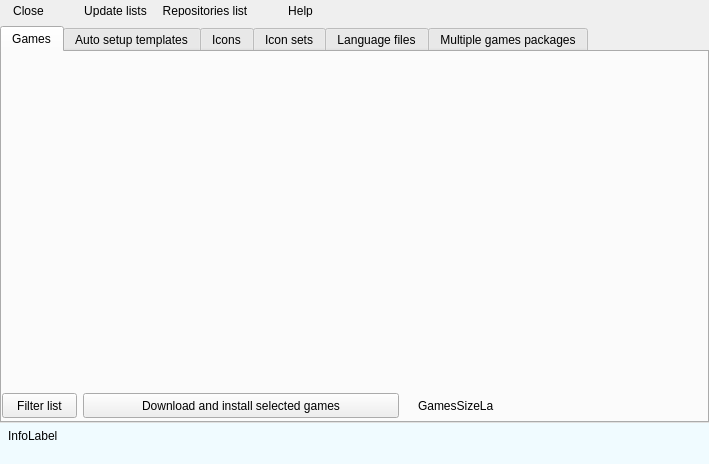
<?xml version="1.0" encoding="UTF-8"?>
<ui version="4.0">
  <class>PackageManagerForm</class>
  <widget class="QDialog" name="PackageManagerForm">
    <property name="geometry"><rect><x>0</x><y>0</y><width>709</width><height>464</height></rect></property>
    <property name="windowTitle"><string>Packages manager</string></property>
    <property name="vclPosition" stdset="0"><string notr="true">poOwnerFormCenter</string></property>
    <property name="vclBorderIcons" stdset="0"><string notr="true">biSystemMenu,biMaximize</string></property>
    <property name="vclKeyPreview" stdset="0"><bool>true</bool></property>
    <property name="vclMinWidth" stdset="0"><number>500</number></property>
    <property name="vclMinHeight" stdset="0"><number>300</number></property>
    <property name="vclDesignWidth" stdset="0"><number>709</number></property>
    <property name="vclDesignHeight" stdset="0"><number>464</number></property>
    <widget class="QFrame" name="CoolBar">
      <property name="geometry"><rect><x>0</x><y>0</y><width>709</width><height>26</height></rect></property>
      <property name="vclAlign" stdset="0"><string notr="true">alTop</string></property>
      <property name="frameShape"><enum>QFrame::NoFrame</enum></property>
      <property name="frameShadow"><enum>QFrame::Plain</enum></property>
      <property name="vclClass" stdset="0"><string notr="true">TCoolBar</string></property>
      <widget class="QToolBar" name="ToolBar">
        <property name="geometry"><rect><x>2</x><y>0</y><width>703</width><height>22</height></rect></property>
        <property name="vclAlign" stdset="0"><string notr="true">alClient</string></property>
        <property name="movable"><bool>false</bool></property>
        <property name="floatable"><bool>false</bool></property>
        <property name="iconSize"><size><width>16</width><height>16</height></size></property>
        <property name="toolButtonStyle"><enum>Qt::ToolButtonTextBesideIcon</enum></property>
        <property name="vclButtonWidth" stdset="0"><number>102</number></property>
        <property name="vclButtonHeight" stdset="0"><number>22</number></property>
        <property name="vclImages" stdset="0"><string notr="true">ImageList</string></property>
        <addaction name="CloseButton"/>
        <addaction name="ToolButton3"/>
        <addaction name="UpdateButton"/>
        <addaction name="ResponsitoriesButton"/>
        <addaction name="ToolButton5"/>
        <addaction name="HelpButton"/>
      </widget>
    </widget>
    <widget class="QTabWidget" name="PageControl">
      <property name="geometry"><rect><x>0</x><y>26</y><width>709</width><height>397</height></rect></property>
      <property name="vclAlign" stdset="0"><string notr="true">alClient</string></property>
      <property name="vclPopupMenu" stdset="0"><string notr="true">ListViewPopupMenu</string></property>
      <property name="currentIndex"><number>0</number></property>
      <widget class="QWidget" name="TabSheet1">
        <attribute name="title"><string>Games</string></attribute>
        <attribute name="icon"><iconset resource="../../resources/dfend.qrc"><normaloff>:/imagelists/PackageManagerFormUnit/ImageList/4.png</normaloff></iconset></attribute>
        <property name="vclDesignWidth" stdset="0"><number>701</number></property>
        <property name="vclDesignHeight" stdset="0"><number>369</number></property>
        <widget class="QFrame" name="GamesPanel">
          <property name="geometry"><rect><x>0</x><y>336</y><width>701</width><height>32</height></rect></property>
          <property name="vclAlign" stdset="0"><string notr="true">alBottom</string></property>
          <property name="frameShape"><enum>QFrame::NoFrame</enum></property>
          <property name="frameShadow"><enum>QFrame::Plain</enum></property>
          <property name="vclClass" stdset="0"><string notr="true">TPanel</string></property>
          <widget class="QLabel" name="GamesSizeLabel">
            <property name="geometry"><rect><x>416</x><y>11</y><width>76</width><height>13</height></rect></property>
            <property name="text"><string>GamesSizeLabel</string></property>
            <property name="textFormat"><enum>Qt::PlainText</enum></property>
            <property name="alignment"><set>Qt::AlignLeft|Qt::AlignTop</set></property>
            <property name="vclAutoSize" stdset="0"><bool>true</bool></property>
          </widget>
          <widget class="QPushButton" name="GamesButton">
            <property name="geometry"><rect><x>81</x><y>5</y><width>316</width><height>25</height></rect></property>
            <property name="text"><string>Download and install selected games</string></property>
            <property name="icon"><iconset resource="../../resources/dfend.qrc"><normaloff>:/glyphs/7bc99400adfc8024.png</normaloff></iconset></property>
            <property name="autoDefault"><bool>false</bool></property>
            <property name="vclOnClick" stdset="0"><string notr="true">GamesButtonClick</string></property>
          </widget>
          <widget class="QPushButton" name="GamesFilterButton">
            <property name="geometry"><rect><x>0</x><y>5</y><width>75</width><height>25</height></rect></property>
            <property name="text"><string>Filter list</string></property>
            <property name="autoDefault"><bool>false</bool></property>
            <property name="vclOnClick" stdset="0"><string notr="true">FilterClick</string></property>
          </widget>
        </widget>
        <widget class="TListView" name="GamesListView">
          <property name="geometry"><rect><x>0</x><y>0</y><width>701</width><height>336</height></rect></property>
          <property name="vclAlign" stdset="0"><string notr="true">alClient</string></property>
          <property name="vclPopupMenu" stdset="0"><string notr="true">ListViewPopupMenu</string></property>
          <property name="viewStyle" stdset="0"><string notr="true">vsReport</string></property>
          <property name="checkboxes" stdset="0"><bool>true</bool></property>
          <property name="readOnly" stdset="0"><bool>true</bool></property>
          <property name="rowSelect" stdset="0"><bool>true</bool></property>
        </widget>
      </widget>
      <widget class="QWidget" name="TabSheet2">
        <attribute name="title"><string>Auto setup templates</string></attribute>
        <attribute name="icon"><iconset resource="../../resources/dfend.qrc"><normaloff>:/imagelists/PackageManagerFormUnit/ImageList/5.png</normaloff></iconset></attribute>
        <property name="vclDesignWidth" stdset="0"><number>701</number></property>
        <property name="vclDesignHeight" stdset="0"><number>369</number></property>
        <widget class="QFrame" name="AutoSetupPanel">
          <property name="geometry"><rect><x>0</x><y>336</y><width>701</width><height>32</height></rect></property>
          <property name="vclAlign" stdset="0"><string notr="true">alBottom</string></property>
          <property name="frameShape"><enum>QFrame::NoFrame</enum></property>
          <property name="frameShadow"><enum>QFrame::Plain</enum></property>
          <property name="vclClass" stdset="0"><string notr="true">TPanel</string></property>
          <widget class="QLabel" name="AutoSetupSizeLabel">
            <property name="geometry"><rect><x>416</x><y>11</y><width>95</width><height>13</height></rect></property>
            <property name="text"><string>AutoSetupSizeLabel</string></property>
            <property name="textFormat"><enum>Qt::PlainText</enum></property>
            <property name="alignment"><set>Qt::AlignLeft|Qt::AlignTop</set></property>
            <property name="vclAutoSize" stdset="0"><bool>true</bool></property>
          </widget>
          <widget class="QPushButton" name="AutoSetupButton">
            <property name="geometry"><rect><x>81</x><y>5</y><width>316</width><height>25</height></rect></property>
            <property name="text"><string>Download and install selected templates</string></property>
            <property name="icon"><iconset resource="../../resources/dfend.qrc"><normaloff>:/glyphs/7bc99400adfc8024.png</normaloff></iconset></property>
            <property name="autoDefault"><bool>false</bool></property>
            <property name="vclOnClick" stdset="0"><string notr="true">AutoSetupButtonClick</string></property>
          </widget>
          <widget class="QPushButton" name="AutoSetupFilterButton">
            <property name="geometry"><rect><x>0</x><y>5</y><width>75</width><height>25</height></rect></property>
            <property name="tag" stdset="0"><number>1</number></property>
            <property name="text"><string>Filter list</string></property>
            <property name="autoDefault"><bool>false</bool></property>
            <property name="vclOnClick" stdset="0"><string notr="true">FilterClick</string></property>
          </widget>
        </widget>
        <widget class="TListView" name="AutoSetupListView">
          <property name="geometry"><rect><x>0</x><y>0</y><width>701</width><height>336</height></rect></property>
          <property name="vclAlign" stdset="0"><string notr="true">alClient</string></property>
          <property name="vclPopupMenu" stdset="0"><string notr="true">ListViewPopupMenu</string></property>
          <property name="viewStyle" stdset="0"><string notr="true">vsReport</string></property>
          <property name="checkboxes" stdset="0"><bool>true</bool></property>
          <property name="readOnly" stdset="0"><bool>true</bool></property>
          <property name="rowSelect" stdset="0"><bool>true</bool></property>
        </widget>
      </widget>
      <widget class="QWidget" name="TabSheet5">
        <attribute name="title"><string>Icons</string></attribute>
        <attribute name="icon"><iconset resource="../../resources/dfend.qrc"><normaloff>:/imagelists/PackageManagerFormUnit/ImageList/6.png</normaloff></iconset></attribute>
        <property name="vclDesignWidth" stdset="0"><number>701</number></property>
        <property name="vclDesignHeight" stdset="0"><number>369</number></property>
        <widget class="QFrame" name="IconsPanel">
          <property name="geometry"><rect><x>0</x><y>336</y><width>701</width><height>32</height></rect></property>
          <property name="vclAlign" stdset="0"><string notr="true">alBottom</string></property>
          <property name="frameShape"><enum>QFrame::NoFrame</enum></property>
          <property name="frameShadow"><enum>QFrame::Plain</enum></property>
          <property name="vclClass" stdset="0"><string notr="true">TPanel</string></property>
          <widget class="QLabel" name="IconsSizeLabel">
            <property name="geometry"><rect><x>336</x><y>11</y><width>70</width><height>13</height></rect></property>
            <property name="text"><string>IconsSizeLabel</string></property>
            <property name="textFormat"><enum>Qt::PlainText</enum></property>
            <property name="alignment"><set>Qt::AlignLeft|Qt::AlignTop</set></property>
            <property name="vclAutoSize" stdset="0"><bool>true</bool></property>
          </widget>
          <widget class="QPushButton" name="IconsButton">
            <property name="geometry"><rect><x>0</x><y>5</y><width>316</width><height>25</height></rect></property>
            <property name="text"><string>Download and install selected icons</string></property>
            <property name="icon"><iconset resource="../../resources/dfend.qrc"><normaloff>:/glyphs/7bc99400adfc8024.png</normaloff></iconset></property>
            <property name="autoDefault"><bool>false</bool></property>
            <property name="vclOnClick" stdset="0"><string notr="true">IconsButtonClick</string></property>
          </widget>
        </widget>
        <widget class="TListView" name="IconsListView">
          <property name="geometry"><rect><x>0</x><y>0</y><width>701</width><height>336</height></rect></property>
          <property name="vclAlign" stdset="0"><string notr="true">alClient</string></property>
          <property name="vclPopupMenu" stdset="0"><string notr="true">ListViewPopupMenu</string></property>
          <property name="viewStyle" stdset="0"><string notr="true">vsReport</string></property>
          <property name="checkboxes" stdset="0"><bool>true</bool></property>
          <property name="readOnly" stdset="0"><bool>true</bool></property>
          <property name="rowSelect" stdset="0"><bool>true</bool></property>
        </widget>
      </widget>
      <widget class="QWidget" name="TabSheet6">
        <attribute name="title"><string>Icon sets</string></attribute>
        <attribute name="icon"><iconset resource="../../resources/dfend.qrc"><normaloff>:/imagelists/PackageManagerFormUnit/ImageList/7.png</normaloff></iconset></attribute>
        <property name="vclDesignWidth" stdset="0"><number>701</number></property>
        <property name="vclDesignHeight" stdset="0"><number>369</number></property>
        <widget class="QFrame" name="IconSetsPanel">
          <property name="geometry"><rect><x>0</x><y>336</y><width>701</width><height>32</height></rect></property>
          <property name="vclAlign" stdset="0"><string notr="true">alBottom</string></property>
          <property name="frameShape"><enum>QFrame::NoFrame</enum></property>
          <property name="frameShadow"><enum>QFrame::Plain</enum></property>
          <property name="vclClass" stdset="0"><string notr="true">TPanel</string></property>
          <widget class="QLabel" name="IconSetsSizeLabel">
            <property name="geometry"><rect><x>336</x><y>11</y><width>86</width><height>13</height></rect></property>
            <property name="text"><string>IconSetsSizeLabel</string></property>
            <property name="textFormat"><enum>Qt::PlainText</enum></property>
            <property name="alignment"><set>Qt::AlignLeft|Qt::AlignTop</set></property>
            <property name="vclAutoSize" stdset="0"><bool>true</bool></property>
          </widget>
          <widget class="QPushButton" name="IconSetsButton">
            <property name="geometry"><rect><x>0</x><y>5</y><width>316</width><height>25</height></rect></property>
            <property name="text"><string>Download and install selected icon sets</string></property>
            <property name="icon"><iconset resource="../../resources/dfend.qrc"><normaloff>:/glyphs/7bc99400adfc8024.png</normaloff></iconset></property>
            <property name="autoDefault"><bool>false</bool></property>
            <property name="vclOnClick" stdset="0"><string notr="true">IconSetsButtonClick</string></property>
          </widget>
        </widget>
        <widget class="TListView" name="IconSetsListView">
          <property name="geometry"><rect><x>0</x><y>0</y><width>701</width><height>336</height></rect></property>
          <property name="vclAlign" stdset="0"><string notr="true">alClient</string></property>
          <property name="vclPopupMenu" stdset="0"><string notr="true">ListViewPopupMenu</string></property>
          <property name="viewStyle" stdset="0"><string notr="true">vsReport</string></property>
          <property name="checkboxes" stdset="0"><bool>true</bool></property>
          <property name="readOnly" stdset="0"><bool>true</bool></property>
          <property name="rowSelect" stdset="0"><bool>true</bool></property>
        </widget>
      </widget>
      <widget class="QWidget" name="TabSheet3">
        <attribute name="title"><string>Language files</string></attribute>
        <attribute name="icon"><iconset resource="../../resources/dfend.qrc"><normaloff>:/imagelists/PackageManagerFormUnit/ImageList/8.png</normaloff></iconset></attribute>
        <property name="vclDesignWidth" stdset="0"><number>701</number></property>
        <property name="vclDesignHeight" stdset="0"><number>369</number></property>
        <widget class="QFrame" name="LanguagePanel">
          <property name="geometry"><rect><x>0</x><y>336</y><width>701</width><height>32</height></rect></property>
          <property name="vclAlign" stdset="0"><string notr="true">alBottom</string></property>
          <property name="frameShape"><enum>QFrame::NoFrame</enum></property>
          <property name="frameShadow"><enum>QFrame::Plain</enum></property>
          <property name="vclClass" stdset="0"><string notr="true">TPanel</string></property>
          <widget class="QLabel" name="LanguageFilesSizeLabel">
            <property name="geometry"><rect><x>336</x><y>11</y><width>112</width><height>13</height></rect></property>
            <property name="text"><string>LanguageFilesSizeLabel</string></property>
            <property name="textFormat"><enum>Qt::PlainText</enum></property>
            <property name="alignment"><set>Qt::AlignLeft|Qt::AlignTop</set></property>
            <property name="vclAutoSize" stdset="0"><bool>true</bool></property>
          </widget>
          <widget class="QPushButton" name="LanguageButton">
            <property name="geometry"><rect><x>0</x><y>5</y><width>316</width><height>25</height></rect></property>
            <property name="text"><string>Download and install selected languages</string></property>
            <property name="icon"><iconset resource="../../resources/dfend.qrc"><normaloff>:/glyphs/7bc99400adfc8024.png</normaloff></iconset></property>
            <property name="autoDefault"><bool>false</bool></property>
            <property name="vclOnClick" stdset="0"><string notr="true">LanguageButtonClick</string></property>
          </widget>
        </widget>
        <widget class="TListView" name="LanguagesListView">
          <property name="geometry"><rect><x>0</x><y>0</y><width>701</width><height>336</height></rect></property>
          <property name="vclAlign" stdset="0"><string notr="true">alClient</string></property>
          <property name="vclPopupMenu" stdset="0"><string notr="true">ListViewPopupMenu</string></property>
          <property name="viewStyle" stdset="0"><string notr="true">vsReport</string></property>
          <property name="checkboxes" stdset="0"><bool>true</bool></property>
          <property name="readOnly" stdset="0"><bool>true</bool></property>
          <property name="rowSelect" stdset="0"><bool>true</bool></property>
        </widget>
      </widget>
      <widget class="QWidget" name="TabSheet4">
        <attribute name="title"><string>Multiple games packages</string></attribute>
        <attribute name="icon"><iconset resource="../../resources/dfend.qrc"><normaloff>:/imagelists/PackageManagerFormUnit/ImageList/9.png</normaloff></iconset></attribute>
        <property name="vclDesignWidth" stdset="0"><number>701</number></property>
        <property name="vclDesignHeight" stdset="0"><number>369</number></property>
        <widget class="TSplitterWidget" name="Splitter1">
          <property name="geometry"><rect><x>241</x><y>0</y><width>3</width><height>368</height></rect></property>
          <property name="vclAlign" stdset="0"><string notr="true">alLeft</string></property>
        </widget>
        <widget class="QListWidget" name="ExePackagesListBox">
          <property name="geometry"><rect><x>0</x><y>0</y><width>241</width><height>368</height></rect></property>
          <property name="vclAlign" stdset="0"><string notr="true">alLeft</string></property>
        </widget>
        <widget class="QFrame" name="ExePackagesPanel1">
          <property name="geometry"><rect><x>244</x><y>0</y><width>457</width><height>368</height></rect></property>
          <property name="vclAlign" stdset="0"><string notr="true">alClient</string></property>
          <property name="frameShape"><enum>QFrame::NoFrame</enum></property>
          <property name="frameShadow"><enum>QFrame::Plain</enum></property>
          <property name="vclClass" stdset="0"><string notr="true">TPanel</string></property>
          <widget class="QFrame" name="ExePackagesPanel2">
            <property name="geometry"><rect><x>0</x><y>338</y><width>457</width><height>30</height></rect></property>
            <property name="vclAlign" stdset="0"><string notr="true">alBottom</string></property>
            <property name="frameShape"><enum>QFrame::NoFrame</enum></property>
            <property name="frameShadow"><enum>QFrame::Plain</enum></property>
            <property name="vclClass" stdset="0"><string notr="true">TPanel</string></property>
            <widget class="QPushButton" name="ExePackagesButton">
              <property name="geometry"><rect><x>3</x><y>3</y><width>198</width><height>25</height></rect></property>
              <property name="text"><string>Download and install</string></property>
              <property name="icon"><iconset resource="../../resources/dfend.qrc"><normaloff>:/glyphs/7bc99400adfc8024.png</normaloff></iconset></property>
              <property name="autoDefault"><bool>false</bool></property>
              <property name="vclOnClick" stdset="0"><string notr="true">ExePackagesButtonClick</string></property>
            </widget>
            <widget class="QPushButton" name="ExePackagesDelButton">
              <property name="geometry"><rect><x>207</x><y>4</y><width>153</width><height>25</height></rect></property>
              <property name="text"><string>Delete cached file</string></property>
              <property name="icon"><iconset resource="../../resources/dfend.qrc"><normaloff>:/glyphs/190e94d8efb3a1c9.png</normaloff></iconset></property>
              <property name="autoDefault"><bool>false</bool></property>
              <property name="vclOnClick" stdset="0"><string notr="true">ExePackagesDelButtonClick</string></property>
            </widget>
          </widget>
          <widget class="QTextEdit" name="ExePackagesMemo">
            <property name="geometry"><rect><x>0</x><y>0</y><width>457</width><height>338</height></rect></property>
            <property name="vclAlign" stdset="0"><string notr="true">alClient</string></property>
            <property name="readOnly"><bool>true</bool></property>
            <property name="acceptRichText"><bool>false</bool></property>
          </widget>
        </widget>
      </widget>
    </widget>
    <widget class="QFrame" name="InfoPanel">
      <property name="geometry"><rect><x>0</x><y>423</y><width>709</width><height>41</height></rect></property>
      <property name="visible"><bool>false</bool></property>
      <property name="styleSheet"><string notr="true">#InfoPanel { background-color: #F0FBFF; }</string></property>
      <property name="vclAlign" stdset="0"><string notr="true">alBottom</string></property>
      <property name="frameShape"><enum>QFrame::NoFrame</enum></property>
      <property name="frameShadow"><enum>QFrame::Plain</enum></property>
      <property name="vclClass" stdset="0"><string notr="true">TPanel</string></property>
      <widget class="QLabel" name="InfoLabel">
        <property name="geometry"><rect><x>8</x><y>6</y><width>697</width><height>27</height></rect></property>
        <property name="vclAnchors" stdset="0"><string notr="true">akLeft,akTop,akRight,akBottom</string></property>
        <property name="text"><string>InfoLabel</string></property>
        <property name="textFormat"><enum>Qt::PlainText</enum></property>
        <property name="wordWrap"><bool>true</bool></property>
        <property name="alignment"><set>Qt::AlignLeft|Qt::AlignTop</set></property>
      </widget>
    </widget>
    <widget class="QMenu" name="FilterPopupMenu">
      <property name="vclPopupMenu" stdset="0"><bool>true</bool></property>
    </widget>
    <widget class="QMenu" name="ListViewPopupMenu">
      <property name="vclPopupMenu" stdset="0"><bool>true</bool></property>
      <addaction name="ListViewPopupMenuDelete"/>
    </widget>
    <action name="CloseButton">
      <property name="text"><string>Close</string></property>
      <property name="toolTip"><string>Closes the packages manager</string></property>
      <property name="icon"><iconset resource="../../resources/dfend.qrc"><normaloff>:/imagelists/PackageManagerFormUnit/ImageList/0.png</normaloff></iconset></property>
    </action>
    <action name="ToolButton3">
      <property name="vclSeparator" stdset="0"><bool>true</bool></property>
    </action>
    <action name="UpdateButton">
      <property name="text"><string>Update lists</string></property>
      <property name="toolTip"><string>Updates the packages list from internet</string></property>
      <property name="icon"><iconset resource="../../resources/dfend.qrc"><normaloff>:/imagelists/PackageManagerFormUnit/ImageList/2.png</normaloff></iconset></property>
      <property name="tag" stdset="0"><number>1</number></property>
    </action>
    <action name="ResponsitoriesButton">
      <property name="text"><string>Repositories list</string></property>
      <property name="toolTip"><string>Edit the list of download repositories</string></property>
      <property name="icon"><iconset resource="../../resources/dfend.qrc"><normaloff>:/imagelists/PackageManagerFormUnit/ImageList/1.png</normaloff></iconset></property>
      <property name="tag" stdset="0"><number>2</number></property>
    </action>
    <action name="ToolButton5">
      <property name="vclSeparator" stdset="0"><bool>true</bool></property>
    </action>
    <action name="HelpButton">
      <property name="text"><string>Help</string></property>
      <property name="toolTip"><string>Opens the help page for the package manager</string></property>
      <property name="icon"><iconset resource="../../resources/dfend.qrc"><normaloff>:/imagelists/PackageManagerFormUnit/ImageList/3.png</normaloff></iconset></property>
      <property name="tag" stdset="0"><number>3</number></property>
    </action>
    <action name="ListViewPopupMenuDelete">
      <property name="text"><string>&amp;Delete</string></property>
      <property name="icon"><iconset resource="../../resources/dfend.qrc"><normaloff>:/imagelists/PackageManagerFormUnit/ImageList/10.png</normaloff></iconset></property>
    </action>
  </widget>
  <customwidgets>
    <customwidget>
      <class>TListView</class>
      <extends>QWidget</extends>
      <header>ComCtrls.h</header>
    </customwidget>
    <customwidget>
      <class>TSplitterWidget</class>
      <extends>QFrame</extends>
      <header>VclWidgets.h</header>
    </customwidget>
  </customwidgets>
  <tabstops>
    <tabstop>PageControl</tabstop>
    <tabstop>GamesButton</tabstop>
    <tabstop>GamesFilterButton</tabstop>
    <tabstop>GamesListView</tabstop>
    <tabstop>AutoSetupButton</tabstop>
    <tabstop>AutoSetupFilterButton</tabstop>
    <tabstop>AutoSetupListView</tabstop>
    <tabstop>IconsButton</tabstop>
    <tabstop>IconsListView</tabstop>
    <tabstop>IconSetsButton</tabstop>
    <tabstop>IconSetsListView</tabstop>
    <tabstop>LanguageButton</tabstop>
    <tabstop>LanguagesListView</tabstop>
    <tabstop>ExePackagesListBox</tabstop>
    <tabstop>ExePackagesButton</tabstop>
    <tabstop>ExePackagesDelButton</tabstop>
    <tabstop>ExePackagesMemo</tabstop>
  </tabstops>
  <resources><include location="../../resources/dfend.qrc"/></resources>
  <connections/>
</ui>
